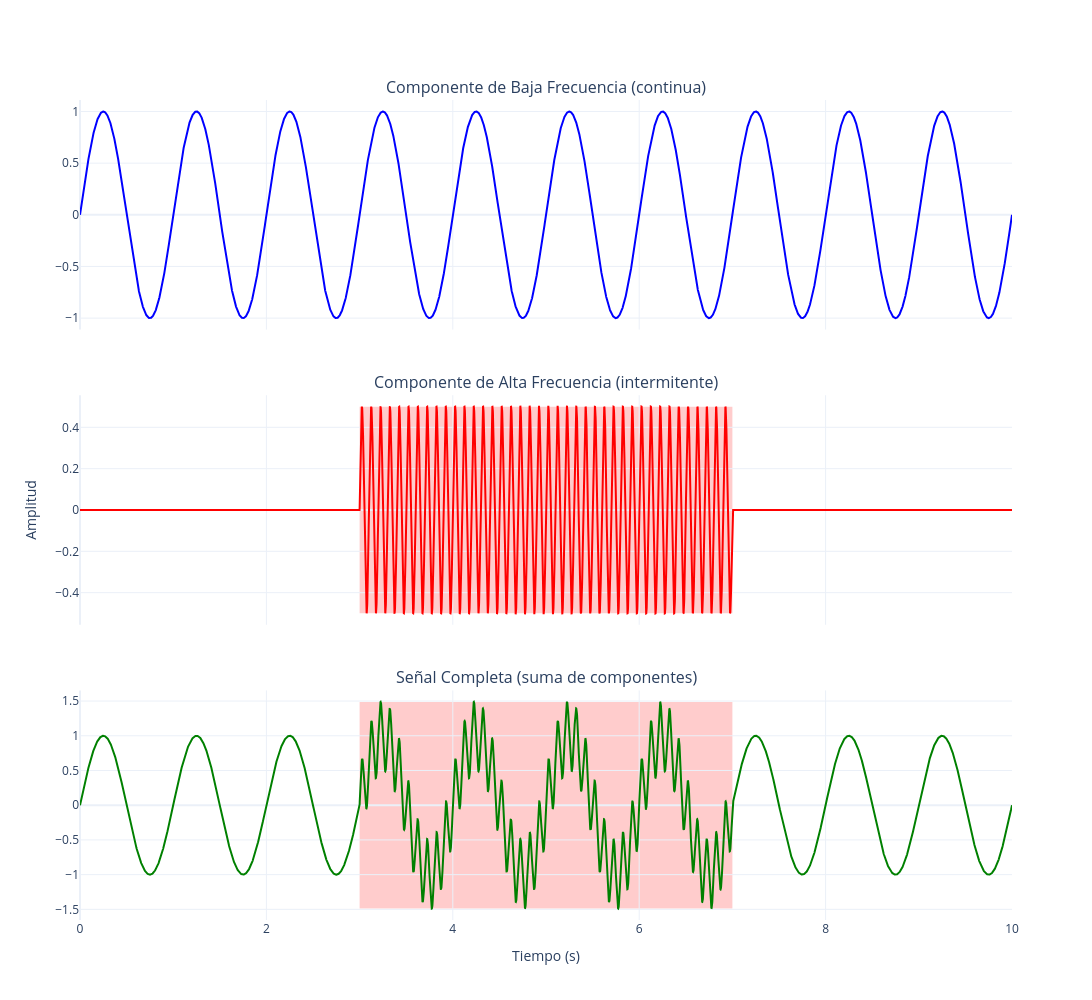

Here is the notebook cell this chart was saved with:
### Code cell
# Ejemplo 4: Visualización de componentes separadas
t, señal = generate_mode_mixing_signal(
    f_low=1.0,
    f_high=10.0,
    alpha=0.5,
    t1=3.0,
    t2=7.0,
    duracion=10.0,
    frecuencia_muestreo=1000.0
)

# Calcular componentes por separado para visualización
componente_baja = np.sin(2 * np.pi * 1.0 * t)
indicador = (t >= 3.0) & (t <= 7.0)
componente_alta = 0.5 * np.sin(2 * np.pi * 10.0 * t) * indicador

fig = make_subplots(
    rows=3,
    cols=1,
    subplot_titles=[
        "Componente de Baja Frecuencia (continua)",
        "Componente de Alta Frecuencia (intermitente)",
        "Señal Completa (suma de componentes)",
    ],
    vertical_spacing=0.08,
    shared_xaxes=True,
)

# Componente baja frecuencia
fig.add_trace(
    go.Scatter(
        x=t,
        y=componente_baja,
        mode="lines",
        name="Componente baja frecuencia",
        line=dict(color="blue"),
        showlegend=False,
    ),
    row=1,
    col=1,
)

# Componente alta frecuencia con región sombreada
fig.add_shape(
    type="rect",
    x0=3.0,
    x1=7.0,
    y0=min(componente_alta),
    y1=max(componente_alta),
    fillcolor="red",
    opacity=0.2,
    layer="below",
    line_width=0,
    row=2,
    col=1,
)

fig.add_trace(
    go.Scatter(
        x=t,
        y=componente_alta,
        mode="lines",
        name="Componente alta frecuencia",
        line=dict(color="red"),
        showlegend=False,
    ),
    row=2,
    col=1,
)

# Señal completa con región sombreada
fig.add_shape(
    type="rect",
    x0=3.0,
    x1=7.0,
    y0=min(señal),
    y1=max(señal),
    fillcolor="red",
    opacity=0.2,
    layer="below",
    line_width=0,
    row=3,
    col=1,
)

fig.add_trace(
    go.Scatter(
        x=t,
        y=señal,
        mode="lines",
        name="Señal completa",
        line=dict(color="green"),
        showlegend=False,
    ),
    row=3,
    col=1,
)

fig.update_xaxes(title_text="Tiempo (s)", row=3, col=1)
fig.update_yaxes(title_text="Amplitud", row=2, col=1)

fig.update_layout(
    height=1000,
    width=1200,
    template="plotly_white",
    hovermode="x unified",
)

fig.show()

### Figure 1 — Plotly figure (JSON) as saved in the notebook; plotly's stock layout.template omitted (floating-point values rounded to 4 significant figures; data arrays with more than 128 entries replaced by an {"elided": "..."} marker saying what was removed)
{"data": [{"line": {"color": "blue"}, "mode": "lines", "name": "Componente baja frecuencia", "showlegend": false, "type": "scatter", "x": {"elided": "10000 float values"}, "xaxis": "x", "y": {"elided": "10000 float values"}, "yaxis": "y"}, {"line": {"color": "red"}, "mode": "lines", "name": "Componente alta frecuencia", "showlegend": false, "type": "scatter", "x": {"elided": "10000 float values"}, "xaxis": "x2", "y": {"elided": "10000 float values"}, "yaxis": "y2"}, {"line": {"color": "green"}, "mode": "lines", "name": "Señal completa", "showlegend": false, "type": "scatter", "x": {"elided": "10000 float values"}, "xaxis": "x3", "y": {"elided": "10000 float values"}, "yaxis": "y3"}], "layout": {"annotations": [{"font": {"size": 16}, "showarrow": false, "text": "Componente de Baja Frecuencia (continua)", "x": 0.5, "xanchor": "center", "xref": "paper", "y": 1, "yanchor": "bottom", "yref": "paper"}, {"font": {"size": 16}, "showarrow": false, "text": "Componente de Alta Frecuencia (intermitente)", "x": 0.5, "xanchor": "center", "xref": "paper", "y": 0.64, "yanchor": "bottom", "yref": "paper"}, {"font": {"size": 16}, "showarrow": false, "text": "Señal Completa (suma de componentes)", "x": 0.5, "xanchor": "center", "xref": "paper", "y": 0.28, "yanchor": "bottom", "yref": "paper"}], "height": 1000, "hovermode": "x unified", "shapes": [{"fillcolor": "red", "layer": "below", "line": {"width": 0}, "opacity": 0.2, "type": "rect", "x0": 3, "x1": 7, "xref": "x2", "y0": -0.4999, "y1": 0.4999, "yref": "y2"}, {"fillcolor": "red", "layer": "below", "line": {"width": 0}, "opacity": 0.2, "type": "rect", "x0": 3, "x1": 7, "xref": "x3", "y0": -1.488, "y1": 1.488, "yref": "y3"}], "width": 1200, "xaxis": {"anchor": "y", "domain": [0, 1], "matches": "x3", "showticklabels": false}, "xaxis2": {"anchor": "y2", "domain": [0, 1], "matches": "x3", "showticklabels": false}, "xaxis3": {"anchor": "y3", "domain": [0, 1], "title": {"text": "Tiempo (s)"}}, "yaxis": {"anchor": "x", "domain": [0.72, 1]}, "yaxis2": {"anchor": "x2", "domain": [0.36, 0.64], "title": {"text": "Amplitud"}}, "yaxis3": {"anchor": "x3", "domain": [0, 0.28]}}}
